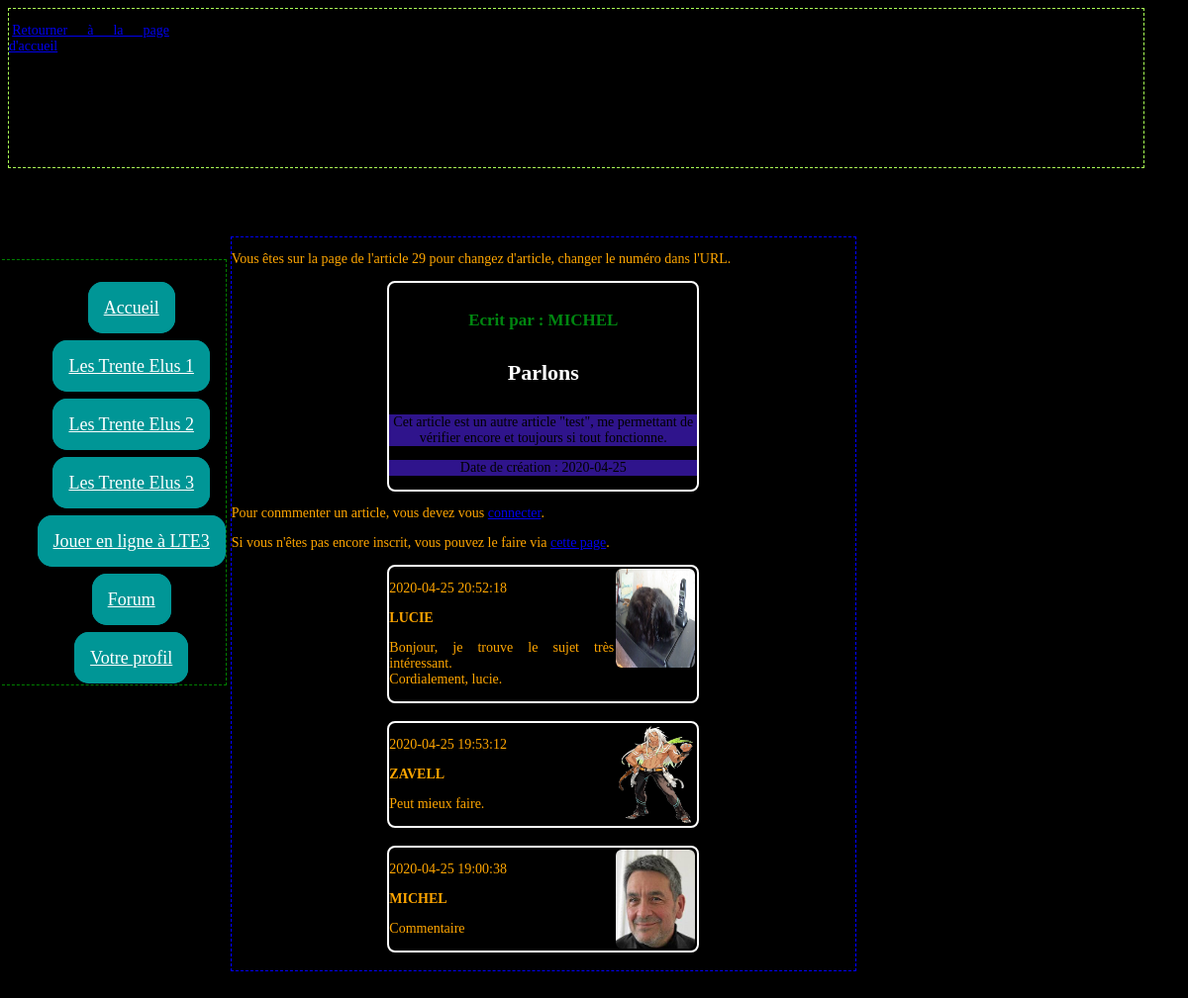
The page /page_forum_article.php?articleID=29 on the database its author committed.
### tables this page shows
CREATE TABLE IF NOT EXISTS `articles` (
  `ID` int(11) NOT NULL AUTO_INCREMENT,
  `title` varchar(255) NOT NULL,
  `content` text NOT NULL,
  `date_creation` date NOT NULL,
  `auteur` varchar(255) NOT NULL,
  PRIMARY KEY (`ID`)
);

CREATE TABLE IF NOT EXISTS `commentaires` (
  `ID` int(11) NOT NULL AUTO_INCREMENT,
  `ID_article` int(11) NOT NULL,
  `Auteur` varchar(255) NOT NULL,
  `Content` text NOT NULL,
  `date_commentaire` datetime NOT NULL,
  PRIMARY KEY (`ID`)
);

### page_forum_article.php (the view, shortened to what this page needs)
<?php
include("header_2.php");
include("menu.php");
?>
<body style="background-image:none;background-color:black;">
<section class="first">
<?php
if (isset($_GET['articleID']))
{
    echo "<p>Vous êtes sur la page de l'article  " , $_GET['articleID'], "  pour changez d'article, changer le numéro dans l'URL.</p>";
        $requete = $bdd ->prepare('SELECT * FROM articles WHERE ID = ?');
      $requete->execute(array($_GET['articleID']));
    while ($donnees = $requete->fetch())
    {
?>
<article class="blog">
        <?php
        echo "<h5>Ecrit par : ", $donnees['auteur'] , "</h5>";
        echo "<h4 class=\"blog\">", $donnees['title'] , "</h4>";
        echo "<p class=\"blog\">", nl2br($donnees['content']), "</p>";
        echo "<p class=\"blog\">Date de création : ", $donnees['date_creation'],"</p>";
        ?>
</article>
<?php
    }
}
else
{
    echo "<p>Vous n'avez pas sélectionné d'article, souhaitez vous retourner sur la <a href=\"page_forum_index.php\">page d'accueil du Forum</a>?</p>";
    exit();
}
if (!(isset($_SESSION['id']) && isset($_SESSION['pseudo'])))
{
    echo "<p>Pour conmmenter un article, vous devez vous <a href=\"page_connexion.php\">connecter</a>.</p>";
    echo "<p>Si vous n'êtes pas encore inscrit, vous pouvez le faire via <a href=\"page_inscription.php\">cette page</a>.</p>";
}
     $reponse = $bdd ->prepare('SELECT *, commentaires.Auteur , membres.pseudo , membres.id AS ID_membre FROM commentaires LEFT JOIN membres
     ON commentaires.Auteur = membres.pseudo
     WHERE ID_article = ? ORDER BY date_commentaire DESC LIMIT 0,10');
    $reponse -> execute(array($_GET['articleID']));
while ($donnees_2 = $reponse->fetch())
{
?>
    <article class="blog">
        <?php
    $image_profil = 'avatars/'.$donnees_2['ID_membre'].'.png';
    if (file_exists($image_profil))
    {
        echo "<img class=\"imageprofil_commentaire\" src='avatars/",$donnees_2['ID_membre'],".png'>";
    }
    else
    {
        echo "<p class=\"alignR\"> |X| &emsp; </p>";
    }
        echo "<p>", $donnees_2['date_commentaire'],"</p>";
        echo "<p class=\"gras\">", $donnees_2['Auteur'], "</p>";
        echo "<p>", nl2br($donnees_2['Content']),"</p>";
        ?>
    </article>
    <br/>
    <?php
}
?>
</body>
</html>

### header_2.php (shortened to what this page needs)
<!DOCTYPE html>
<html lang="fr">
<head>
    <link rel="stylesheet" href="style.css" />
</head>
<body>
<header>
<p><a href="page_accueil.php">Retourner à la page d'accueil</a></p>
</header>

### menu.php
<nav>
        <ul>
            <li><a href="page_accueil.php">Accueil</a></li>
            <li><a href="page_lte1.php">Les Trente Elus 1</a></li>
            <li><a href="page_lte1.php">Les Trente Elus 2</a></li>
            <li><a href="page_lte1.php">Les Trente Elus 3</a></li>
            <li><a href="page_online_lte3.php">Jouer en ligne à LTE3</a></li>
            <li><a href="page_forum_index.php">Forum</a></li>
            <li class="profil"><a href="page_profil.php">Votre profil</a></li>
        </ul>
    </nav>

### style.css (style rules this page uses)
* { font-family: Verdana, Georgia, serif; }
body { background-image: url("images/background_site.png"); background-repeat: no-repeat; background-position: center; background-size: cover; padding-right: 3%; padding-bottom: 5%; min-width: 900px; }
h4 { color: gold; font-size: 22px; text-align: left; }
h5 { color: rgba(0, 255, 30, 0.524); font-size: 17px; text-align: center; }
p, li { color: rgb(255, 166, 0); font-size: 14px; text-align: justify; }
li { margin-top: 1.5%; }
.gras { font-weight: bold; }
.imageprofil_commentaire { float: right; width: 80px; height: 100px; border: 3px solid rgba(0, 0, 0, 0.1); background-color: rgba(0, 0, 0, 0.1); border-width: 2px; border-radius: 8px; }
header { color: rgb(248, 149, 0); display: flex; border: 1px dashed rgb(170, 255, 85); height: 160px; }
header a { text-align: center; margin-left: 2%; border-color: rgb(0, 0, 0); background-color: rgba(0, 0, 0, 0.8); border-radius: 8px; }
nav { display: inline-block; vertical-align: top; margin-top: 8%; min-width: 200px; border: 1px dashed green; margin-left: -1%; }
nav a { color: white; border-radius: 15px; border: 2px solid; border-width: 16px; border-color: rgb(0, 150, 150); background-color: rgb(0, 150, 150); text-align: center; }
nav li { font-size: large; font-style: normal; margin-top: 20%; list-style: none; text-align: center; min-width: 150px; }
section.first { display: inline-block; margin-top: 6%; width: 630px; min-width: 250px; border: 1px dashed blue; }
.blog { text-align: center; }
article.blog { margin-left: 25%; margin-right: 25%; border: 1px solid white; border-width: 2px; border-radius: 8px; }
h4.blog { background-color: black; color: white; }
p.blog { background-color: rgba(67, 28, 197, 0.714); color: black; }

### rows shown on the page
articles: auteur "MICHEL", title "Parlons", content "Cet article est un autre article \"test\", me permettant de vérifier encore et toujours si tout fonctionne.", date_creation "2020-04-25"
commentaires: shows a picture, date_commentaire "2020-04-25 20:52:18", Auteur "LUCIE", Content "Bonjour, je trouve le sujet très intéressant. Cordialement, lucie."
commentaires: shows a picture, date_commentaire "2020-04-25 19:53:12", Auteur "ZAVELL", Content "Peut mieux faire."
commentaires: shows a picture, date_commentaire "2020-04-25 19:00:38", Auteur "MICHEL", Content "Commentaire"

### other values the page prints
$_GET['articleID'] "29"
